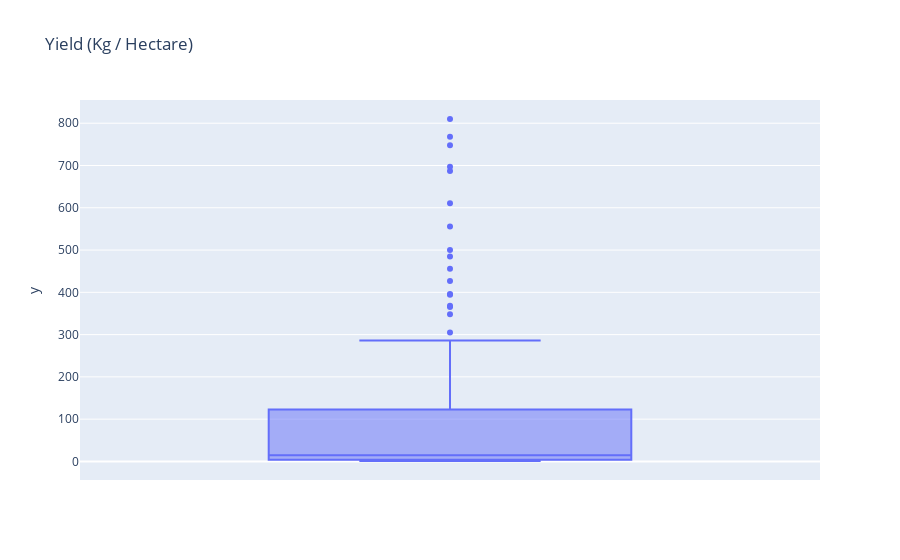

The notebook cell saved with this chart:
### Code cell
import plotly.express as px
fig = px.box(y = df['Production (Tons)'], title = 'Yield (Kg / Hectare)')
fig.show()

### Figure 1 — Plotly figure (JSON) as saved in the notebook; plotly's stock layout.template omitted (floating-point values rounded to 4 significant figures)
{"data": [{"alignmentgroup": "True", "hovertemplate": "y=%{y}<extra></extra>", "legendgroup": "", "marker": {"color": "#636efa"}, "name": "", "notched": false, "offsetgroup": "", "orientation": "v", "showlegend": false, "type": "box", "x0": " ", "xaxis": "x", "y": [768, 348, 123, 87, 65, 56, 36, 34, 33, 29, 27, 22, 21, 18, 16, 15, 15, 10, 9, 8, 7, 7, 7, 6, 6, 6, 5, 5, 5, 4, 4, 4, 4, 4, 3, 3, 3, 3, 3, 2, 2, 2, 2, 2, 2, 2, 1, 1, 1, 1, 1, 1, 1, 1, 1, 810, 748, 697, 687, 611, 556, 485, 456, 427, 396, 368, 365, 305, 286, 273, 218, 218, 216, 211, 152, 125, 103, 100, 93, 83, 77, 57, 28, 17, 17, 14, 12, 11, 10, 7, 6, 5, 5, 5, 4, 1, 500, 394, 97, 50, 12, 1], "y0": " ", "yaxis": "y"}], "layout": {"boxmode": "group", "legend": {"tracegroupgap": 0}, "title": {"text": "Yield (Kg / Hectare)"}, "xaxis": {"anchor": "y", "domain": [0, 1]}, "yaxis": {"anchor": "x", "domain": [0, 1], "title": {"text": "y"}}}}
